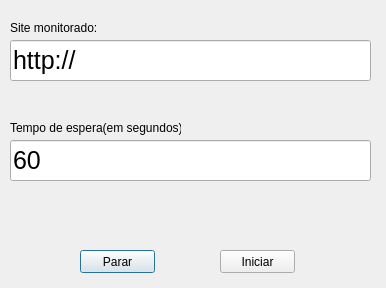
<?xml version="1.0" encoding="UTF-8"?>
<ui version="4.0">
 <class>Dialog</class>
 <widget class="QDialog" name="Dialog">
  <property name="geometry">
   <rect>
    <x>0</x>
    <y>0</y>
    <width>386</width>
    <height>288</height>
   </rect>
  </property>
  <property name="windowTitle">
   <string>SiteAlarm</string>
  </property>
  <property name="windowIcon">
   <iconset>
    <normaloff>icon.ico</normaloff>icon.ico</iconset>
  </property>
  <widget class="QLineEdit" name="txtURL">
   <property name="geometry">
    <rect>
     <x>10</x>
     <y>40</y>
     <width>361</width>
     <height>41</height>
    </rect>
   </property>
   <property name="font">
    <font>
     <pointsize>19</pointsize>
     <weight>50</weight>
     <bold>false</bold>
    </font>
   </property>
   <property name="text">
    <string>http://</string>
   </property>
  </widget>
  <widget class="QLabel" name="label">
   <property name="geometry">
    <rect>
     <x>10</x>
     <y>20</y>
     <width>101</width>
     <height>16</height>
    </rect>
   </property>
   <property name="text">
    <string>Site monitorado:</string>
   </property>
  </widget>
  <widget class="QLineEdit" name="txtTime">
   <property name="geometry">
    <rect>
     <x>10</x>
     <y>140</y>
     <width>361</width>
     <height>41</height>
    </rect>
   </property>
   <property name="font">
    <font>
     <pointsize>19</pointsize>
     <weight>50</weight>
     <bold>false</bold>
    </font>
   </property>
   <property name="text">
    <string>60</string>
   </property>
  </widget>
  <widget class="QLabel" name="label_2">
   <property name="geometry">
    <rect>
     <x>10</x>
     <y>120</y>
     <width>171</width>
     <height>16</height>
    </rect>
   </property>
   <property name="text">
    <string>Tempo de espera(em segundos):</string>
   </property>
  </widget>
  <widget class="QPushButton" name="btnStop">
   <property name="geometry">
    <rect>
     <x>80</x>
     <y>250</y>
     <width>75</width>
     <height>23</height>
    </rect>
   </property>
   <property name="text">
    <string>Parar</string>
   </property>
  </widget>
  <widget class="QPushButton" name="btnStart">
   <property name="geometry">
    <rect>
     <x>220</x>
     <y>250</y>
     <width>75</width>
     <height>23</height>
    </rect>
   </property>
   <property name="text">
    <string>Iniciar</string>
   </property>
  </widget>
 </widget>
 <resources/>
 <connections/>
</ui>
